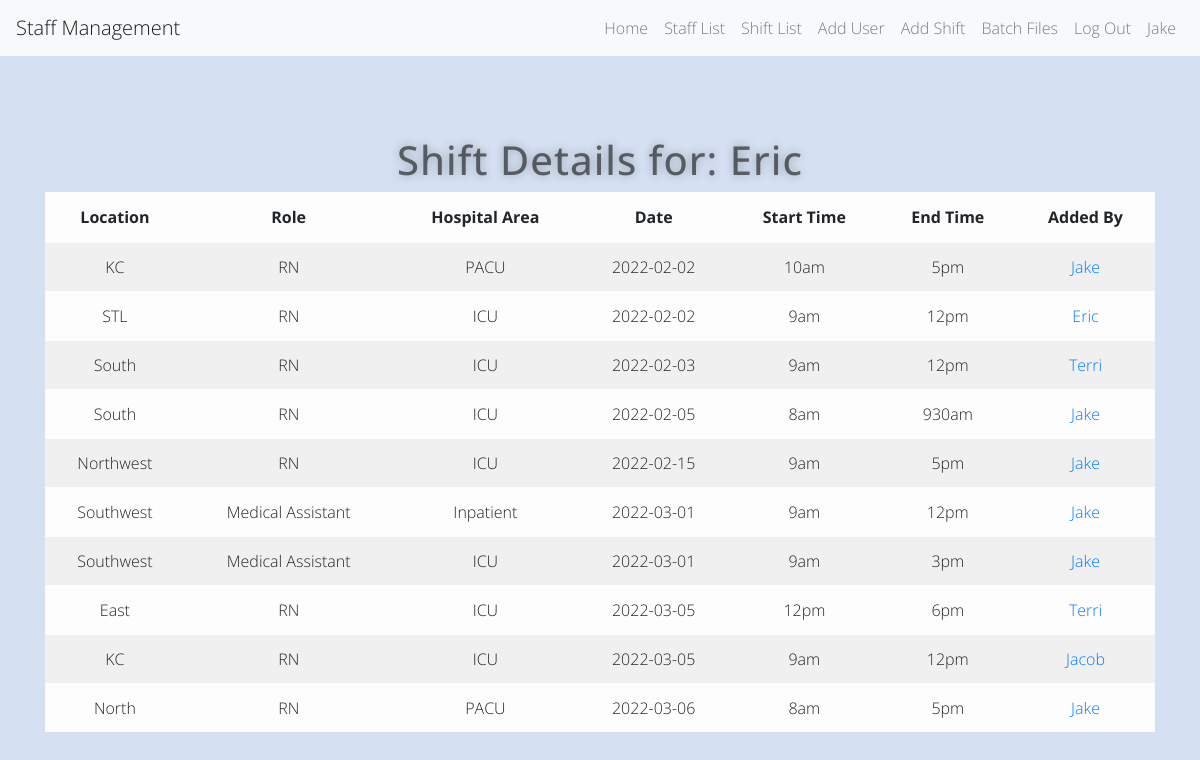
/userdetails?id=12 (signed in), run on an earlier commit of the app's database.
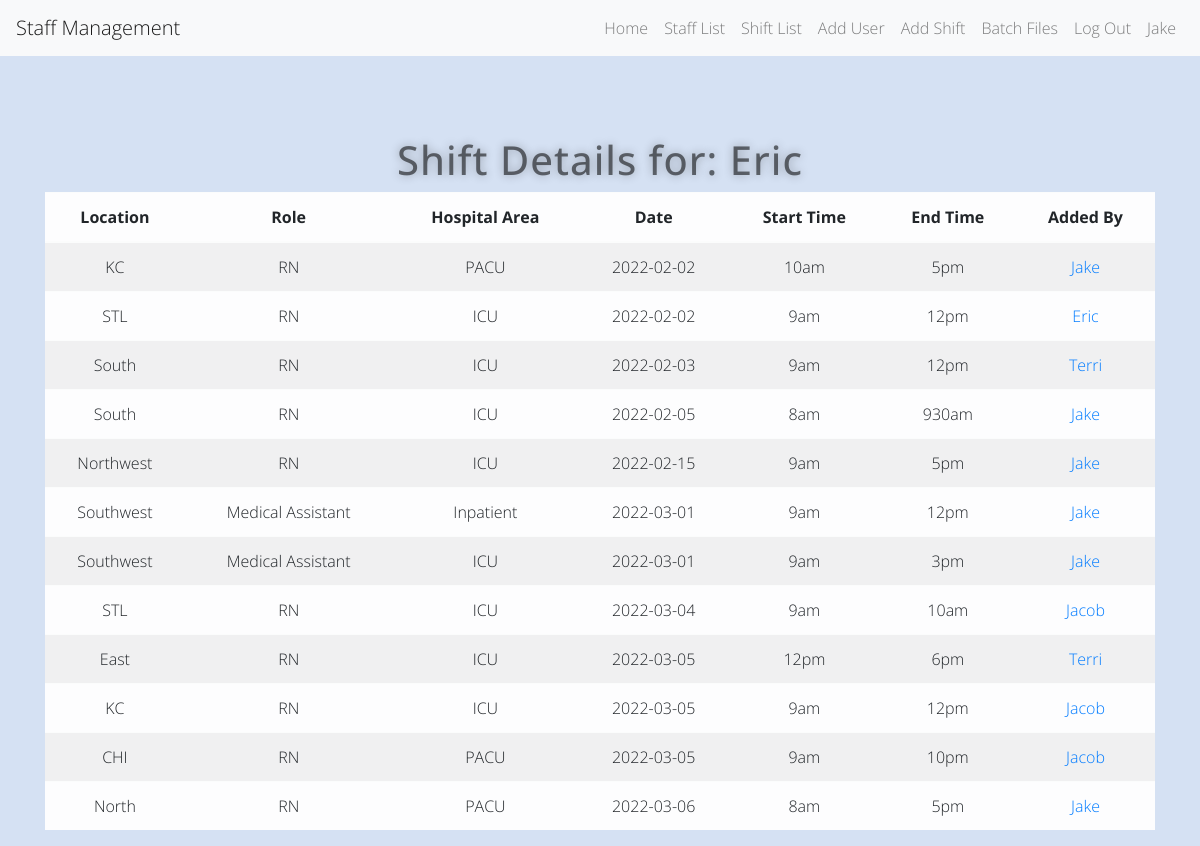
And on a later commit of the database.
### app.py (models this page shows)
class Shift(db.Model):
    shift_id = db.Column(db.Integer, primary_key=True)
    location = db.Column(db.String(100))
    role = db.Column(db.String(100))
    area = db.Column(db.String(100))
    date = db.Column(db.Date)
    start_time = db.Column(db.String(100))
    end_time = db.Column(db.String(100))
    added_by_id = db.Column(db.Integer)
    added_by_name = db.Column(db.String)
    picked_up_by_id = db.Column(db.Integer)
    picked_up_by_name = db.String(100)

### app.py (the view)
@app.route('/userdetails', methods=['GET', 'POST'])
@login_required
def user_details():
    shift_user_id = request.args.get('id')
    user_shift_info = db.session.query(Shift).filter(Shift.picked_up_by_id == shift_user_id).order_by(Shift.date)\
        .order_by(Shift.date, Shift.start_time)
    user_name = User.query.get(shift_user_id).name
    return render_template('user_shifts.html', shifts=user_shift_info, user_name=user_name, logged_in=True)

### app.py (called while the page is built)
@login_manager.user_loader
def load_user(user_id):
    return User.query.get(int(user_id))

### templates/user_shifts.html (shortened to what this page needs)
{% extends 'base.html' %}
{% block content %}
<div class="container">
  <div class="row">
    <div class="col-sm-12">
      <h1>Shift Details for: {{ user_name }}</h1>
	  <table class="table table-striped table-light">
        <thead>
            <tr>
                <th>Location</th>
                <th>Role</th>
                <th>Hospital Area</th>
                <th>Date</th>
                <th>Start Time</th>
                <th>End Time</th>
                <th>Added By</th>
            </tr>
        </thead>
          <tbody>
              {% for row in shifts %}
                  <tr>
                      <td>{{ row.location }}</td>
                      <td>{{ row.role }}</td>
                      <td>{{ row.area }}</td>
                      <td>{{ row.date }}</td>
                      <td>{{ row.start_time }}</td>
                      <td>{{ row.end_time }}</td>
                      <td><a href="">{{ row.added_by_name }}</a></td>
                  </tr>
              {% endfor %}
          </tbody>
  	  </table>
    </div>
  </div>
</div>
{% endblock %}

What changed in the data, as far as the page shows it:
added Shift: location "STL", role "RN", area "ICU", date "2022-03-04", start_time "9am", end_time "10am", added_by_name "Jacob"
added Shift: location "CHI", role "RN", area "PACU", date "2022-03-05", start_time "9am", end_time "10pm", added_by_name "Jacob"
